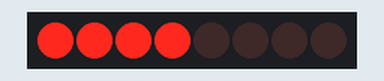
Bench run of a sketch on a simulated Arduino Uno, built with avr-gcc and run on an emulated ATmega328P. Shown: 8 shift-register outputs drawn as a row of LEDs (first output left, lit = HIGH). Wiring (inferred from the names in the program): shift register (74HC595): data pin 12; shift clock pin 9; latch pin 11. Wiring (inferred from the signals the program sends): row of LEDs: on Q0, Q1, Q2, Q3, Q4, Q5, Q6, Q7.

Above: at 0.5 s.
At 3.5 s:
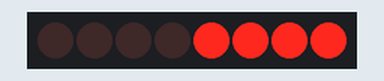
Timing chart, 0 to 4.6 s (numbered marks = the images above):
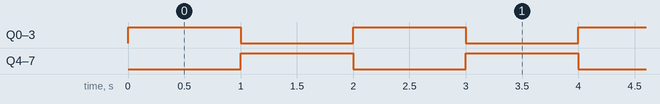

Measured:
- by itself, Q0–7: alternates HIGH for 1.0 s and LOW for 1.0 s

The sketch:

logical_shitt_left_or_right_register.ino
```cpp
int latchPin = 11;
int clockPin = 9;
int dataPin = 12;

byte myByte = 0xF0;
byte myByteFlipped;
void setup() {

  Serial.begin(9600);
  pinMode(latchPin, OUTPUT);
  pinMode(clockPin, OUTPUT);
  pinMode(dataPin, OUTPUT);

}

void loop() {
  digitalWrite(latchPin, LOW);
  shiftOut(dataPin, clockPin, LSBFIRST, myByte);
  digitalWrite(latchPin, HIGH);
  delay(1000);
  myByteFlipped = 255 - myByte;

  digitalWrite(latchPin, LOW);
  shiftOut(dataPin, clockPin, LSBFIRST, myByteFlipped);
  digitalWrite(latchPin, HIGH);
  delay(1000);
}
```
